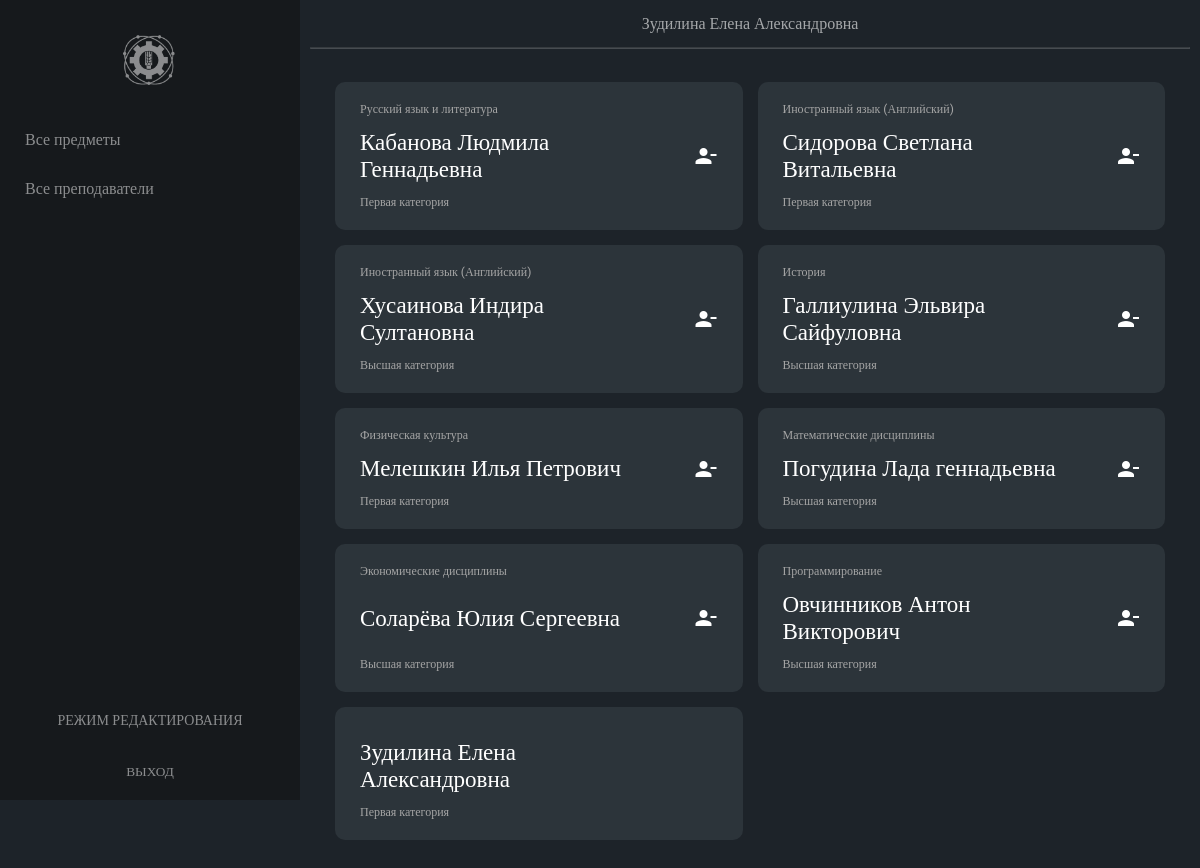
/pages/lk/allteachers.php (signed in), run on an earlier commit of the app's database.
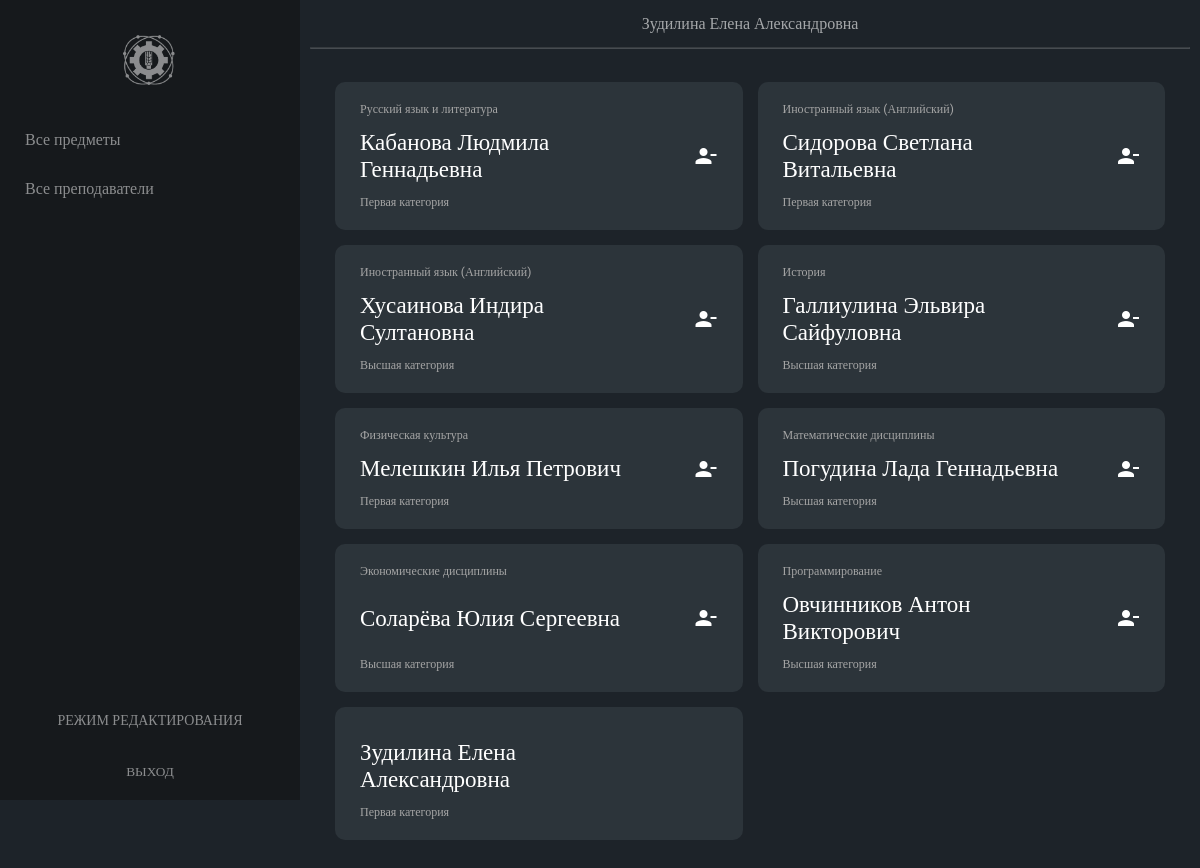
And on a later commit of the database.
### tables this page shows
CREATE TABLE `profiles` (
  `id_profile` int NOT NULL,
  `profile_name` varchar(255) NOT NULL
);

CREATE TABLE `teachers` (
  `id_teacher` int NOT NULL,
  `fio` varchar(255) NOT NULL,
  `id_category` int DEFAULT NULL,
  `email` varchar(255) NOT NULL,
  `password` varchar(255) NOT NULL,
  `id_role` int DEFAULT NULL
);

CREATE TABLE `categories` (
  `id_category` int NOT NULL,
  `category_name` varchar(255) NOT NULL
);

### pages/lk/allteachers.php (the view, shortened to what this page needs)
<?php
    require_once './../../php/connection.php';
    $result = mysqli_query($link,
    "SELECT
    `teachers`.`id_teacher`,
    `teachers`.`fio`,
    `categories`.`category_name`
    FROM
    `teachers`,
    `categories`
    WHERE
    `teachers`.`id_category` = `categories`.`id_category`
    ORDER BY `teachers`.`id_teacher`
    ;");
    $teachers = mysqli_fetch_all($result);
?>
<!DOCTYPE html>
<html lang='ru'>
<head>
    <link rel='stylesheet' href='./../../styles/style.css'>
</head>
<body>
    <?php include './includes/nav.php'; ?>
    <main>
        <?php include './includes/header.php'; ?>
        <section class="all-subjects">
            <?
                foreach ($teachers as $teacher)
                {
                    $profiles = mysqli_fetch_all(mysqli_query($link, "SELECT
                    `profile_name`
                    FROM
                    `profiles`,
                    `teacher-profile`,
                    `teachers`
                    WHERE
                    `teachers`.`id_teacher` = $teacher[0] AND
                    `teacher-profile`.`id_teacher` = `teachers`.`id_teacher` AND
                    `teacher-profile`.`id_profile` = `profiles`.`id_profile`;"));
                    ?>
                    <div class="subject-wrapper" data-subjectId="<?=$teacher[0]?>">
                        <div>
                            <p class="subject-profile">
                                <?
                                    foreach ($profiles as $index => $profile) {
                                        if ($index !== count($profiles) - 1) {
                                            echo $profile[0] . ', ';
                                        }
                                        else {
                                            echo $profile[0];
                                        }
                                    }
                                ?>
                            </p>
                            <p class="subject-name"><?=$teacher[1]?></p>
                            <p class="subject-desc"><?=$teacher[2]?></p>
                        </div>
                        <?php
                            if(isset($_COOKIE['id_admin']) && ($teacher[1] !== $_COOKIE['id_admin']))
                            {?>
                                <button class="removeSubject" id="removeTeacher">
                                    <span class="material-icons">
                                    </span>
                                </button>
                            <?}
                        ?>
                    </div>
                    <?
                }
            ?>
        </section>
    </main>
</body>
</html>

### pages/lk/includes/nav.php
<aside class="menu">
    <a href="./" style="display: flex" class="logo-wrapper">
        <img src="./../../img/log_blog.png" alt="logo" class="header-logo">
    </a>
    <nav>
        <a href="./allsubjects.php">Все предметы</a>
        <a href="./allteachers.php">Все преподаватели</a>
    </nav>
    <?php
        if (isset($_COOKIE['id_admin']))
        {
            echo "<a    style='text-align: center; padding-right: 25px; font-size: 14px; text-transform: uppercase'
                        href='./../admin/index.php'>Режим редактирования</a>";
        }
        if (isset($_COOKIE['id_user']) || isset($_COOKIE['id_admin'])) {
            ?>
            <form action="./../../../php/logout.php" method="GET">
                <input type="submit" class="logout" value="ВЫХОД">
            </form>
            <?php
        }
    ?>
</aside>

### pages/lk/includes/header.php
<header>
    <div class="container">
        <div class="center">
            <p>
                <a href='./index.php'> <?
                if(isset($_COOKIE['id_user'])) {
                    echo $_COOKIE['id_user'];
                }
                else if(isset($_COOKIE['id_admin'])){
                    echo $_COOKIE['id_admin'];
                };
                ?> </a>
            </p>
        </div>
    </div>
    <hr>
</header>

### styles/style.css (style rules this page uses)
*, *::after, *::before { box-sizing: border-box; margin: 0; padding: 0; }
a { text-decoration: none; color: #000000; }
button { border: none; outline: none; background-color: transparent; }
button span.material-icons { display: block; }
input { border: none; outline: none; }
html, body { width: 100%; }
html { height: 100%; }
body, input, a, textarea { font-family: "Roboto", serif; }
body { min-height: 100%; color: #FFFFFF; background-color: #1d2329; display: flex; flex-flow: row nowrap; }
.container { width: 100%; max-width: 1440px; margin: 0 auto; }
main { display: flex; flex-flow: column nowrap; flex-grow: 1; }
main section { padding: 35px; }
aside { min-height: -webkit-min-content; min-height: min-content; max-height: 100vh; position: sticky; top: 0; left: 0; display: flex; flex-flow: column nowrap; min-width: 300px; max-width: 300px; align-self: stretch; background-color: #16191c; overflow-x: hidden; }
aside img { opacity: 0.5; margin: 10px auto; margin-top: 35px; height: 50px; transition: 0.3s opacity; }
aside nav { flex-grow: 1; padding-top: 20px; display: flex; flex-flow: column nowrap; margin-bottom: 150px; }
aside .logo-wrapper { width: -webkit-fit-content; width: -moz-fit-content; width: fit-content; margin: 0 auto; }
aside a:not(.logo-wrapper) { color: #FFFFFF; padding: 15px 25px; padding-right: 50px; opacity: 0.5; transition: 0.5s background, 0.3s opacity; }
aside form input { color: #FFFFFF; padding: 20px 25px; opacity: 0.5; cursor: pointer; width: 100%; transition: 0.5s background, 0.3s opacity; background-color: transparent; }
header .container { height: 100%; min-height: 45px; display: flex; justify-content: center; align-items: center; }
header .container p { height: 100%; width: 100%; }
header .container p a { display: flex; justify-content: center; align-items: center; height: 100%; opacity: 0.6; width: 100%; color: #FFFFFF; transition: 0.6s opacity; }
header hr { margin: 0 10px; opacity: 0.2; height: 1px; }
section { padding: 25px; width: 100%; }
section.all-subjects, section.all-groups { display: grid; grid-template-columns: 1fr 1fr 1fr 1fr; grid-gap: 15px; }
div.subject-wrapper, a.groups-wrapper { border-radius: 10px; display: flex; flex-flow: row nowrap; justify-content: space-between; align-items: center; padding: 20px 25px; background-color: #2c343a; min-width: 300px; }
div.subject-wrapper div, a.groups-wrapper div { display: flex; flex-flow: column nowrap; justify-content: space-between; align-items: flex-start; height: 100%; }
div.subject-wrapper div p, a.groups-wrapper div p { margin-bottom: 12px; }
div.subject-wrapper div p:last-child, a.groups-wrapper div p:last-child { margin-bottom: unset; }
div.subject-wrapper p.subject-profile, div.subject-wrapper p.subject-desc, div.subject-wrapper p.group-profile, div.subject-wrapper p.group-desc, a.groups-wrapper p.subject-profile, a.groups-wrapper p.subject-desc, a.groups-wrapper p.group-profile, a.groups-wrapper p.group-desc { color: #A5A5A5; font-size: 12px; }
div.subject-wrapper p.subject-desc, div.subject-wrapper p.group-desc, a.groups-wrapper p.subject-desc, a.groups-wrapper p.group-desc { max-width: 200px; }
div.subject-wrapper p.subject-name, div.subject-wrapper p.group-name, a.groups-wrapper p.subject-name, a.groups-wrapper p.group-name { color: #fff; font-size: 23px; max-width: 300px; }
button.removeSubject span { color: #fff; }
@media screen and (max-width: 1600px) { section.all-subjects, section.all-groups { display: grid; grid-template-columns: 1fr 1fr 1fr; grid-gap: 15px; } }
@media screen and (max-width: 1400px) { section.all-subjects, section.all-groups { display: grid; grid-template-columns: 1fr 1fr; grid-gap: 15px; } }

What changed in the data, as far as the page shows it:
changed teachers: fio "Погудина Лада геннадьевна" → "Погудина Лада Геннадьевна"
